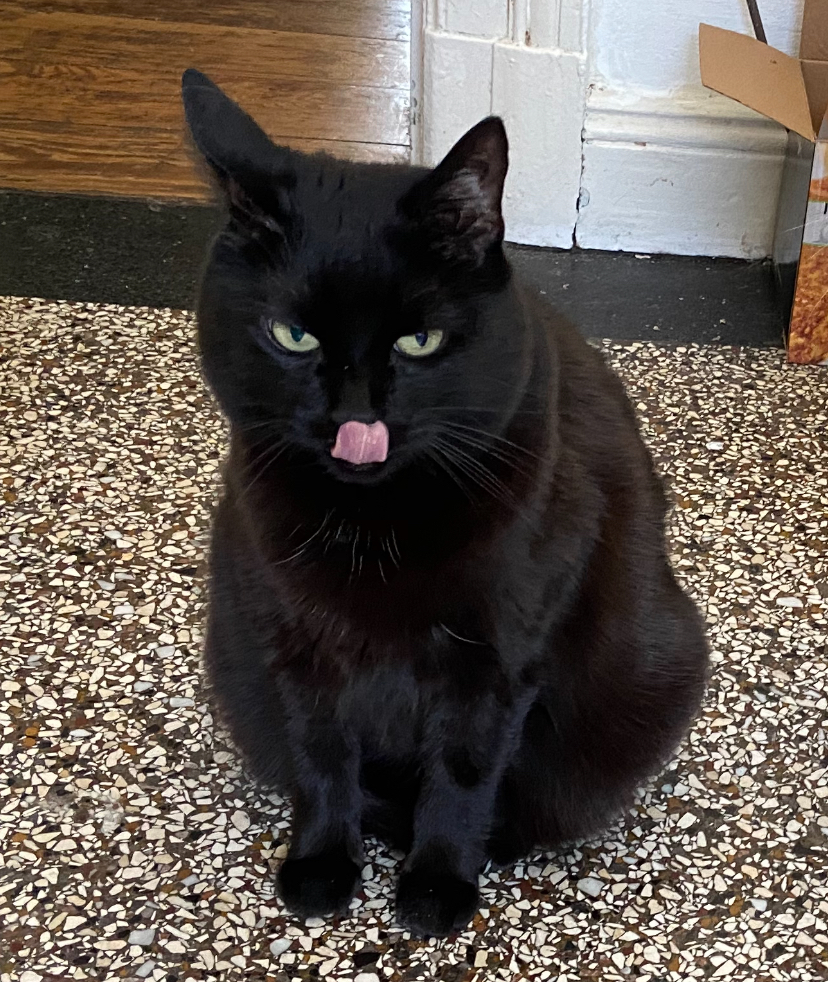
#> input picture turtle/image/IMG_9601.jpg, 828 x 982 px
$ python gatto.py
#> lines starting #> are read from the running program, lines starting #| are printed output that depends on the picture
import turtle
from PIL import Image

def draw_pixel(color, x, y, size):
    turtle.penup()
    turtle.goto(x, y)
    turtle.pendown()
    turtle.fillcolor(color)
    turtle.begin_fill()
    for _ in range(4):
        turtle.forward(size)
        turtle.right(90)
    turtle.end_fill()

def image_to_pixel_art(image_path, pixel_size=10):
#> called with image_path = 'image/IMG_9601.jpg', pixel_size = 10
    image = Image.open(image_path)
#> image is the input picture: PIL image 828x982 RGB; mean R, G, B 98.2, 88.6, 80.5
    image = image.resize((70, 70))
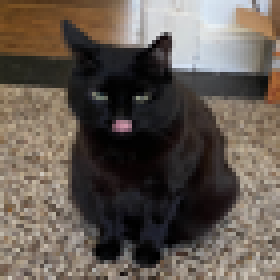
#> image: PIL image 70x70 RGB (shown 4 times larger); mean R, G, B 98.2, 88.6, 80.5
    image = image.convert('RGB')

    turtle.speed(0.5)
#> (this line was passed over: turtle is not available in this run)
    turtle.hideturtle()
#> (this line was passed over: turtle is not available in this run)
    turtle.tracer(1)
#> (this line was passed over: turtle is not available in this run)

    width, height = image.size
#> width = 70; height = 70
    start_x = -width * pixel_size // 2
#> start_x = -350
    start_y = height * pixel_size // 2
#> start_y = 350

    for y in range(height):
        for x in range(width):
            r, g, b = image.getpixel((x, y))
            color = (r / 255, g / 255, b / 255)
            draw_pixel(color, start_x + x * pixel_size, start_y - y * pixel_size, pixel_size)

    turtle.update()
    turtle.done()

image_path = 'image/IMG_9601.jpg'
#> (the run stopped early here; a loop or call above may not have finished)
